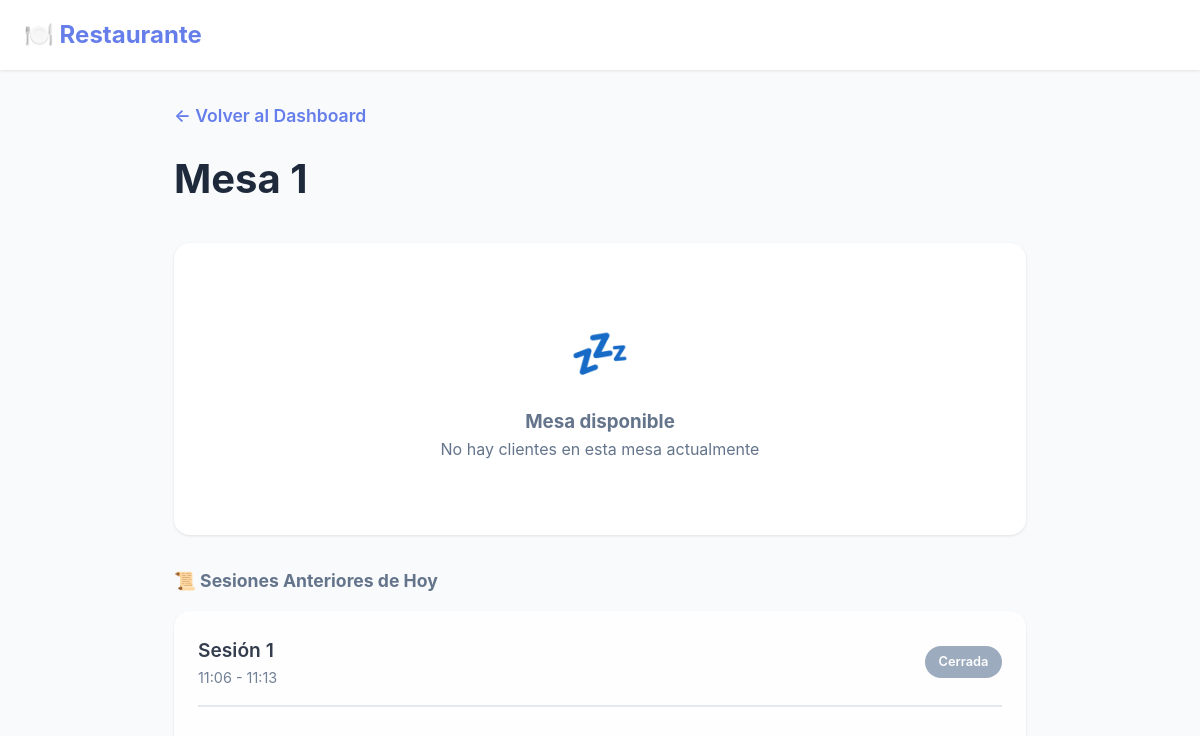
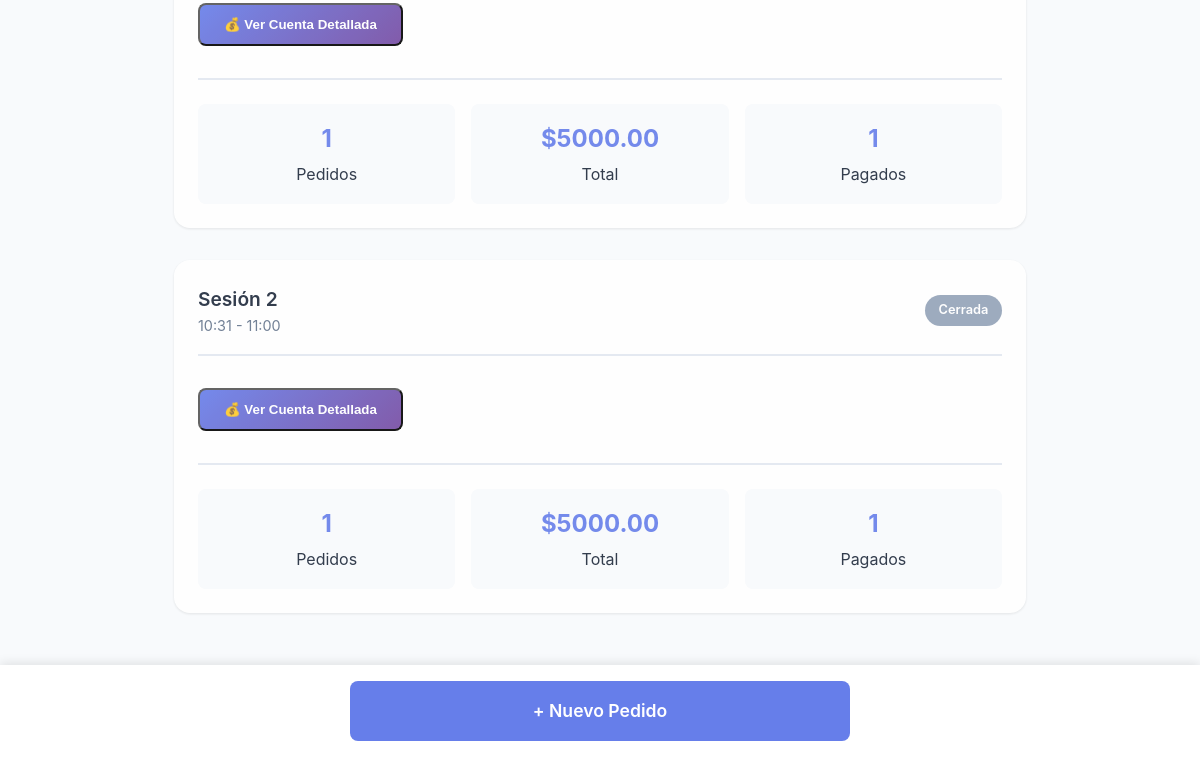
The app's page /mesa/1 (signed in), older data (2 pictures, top to bottom).
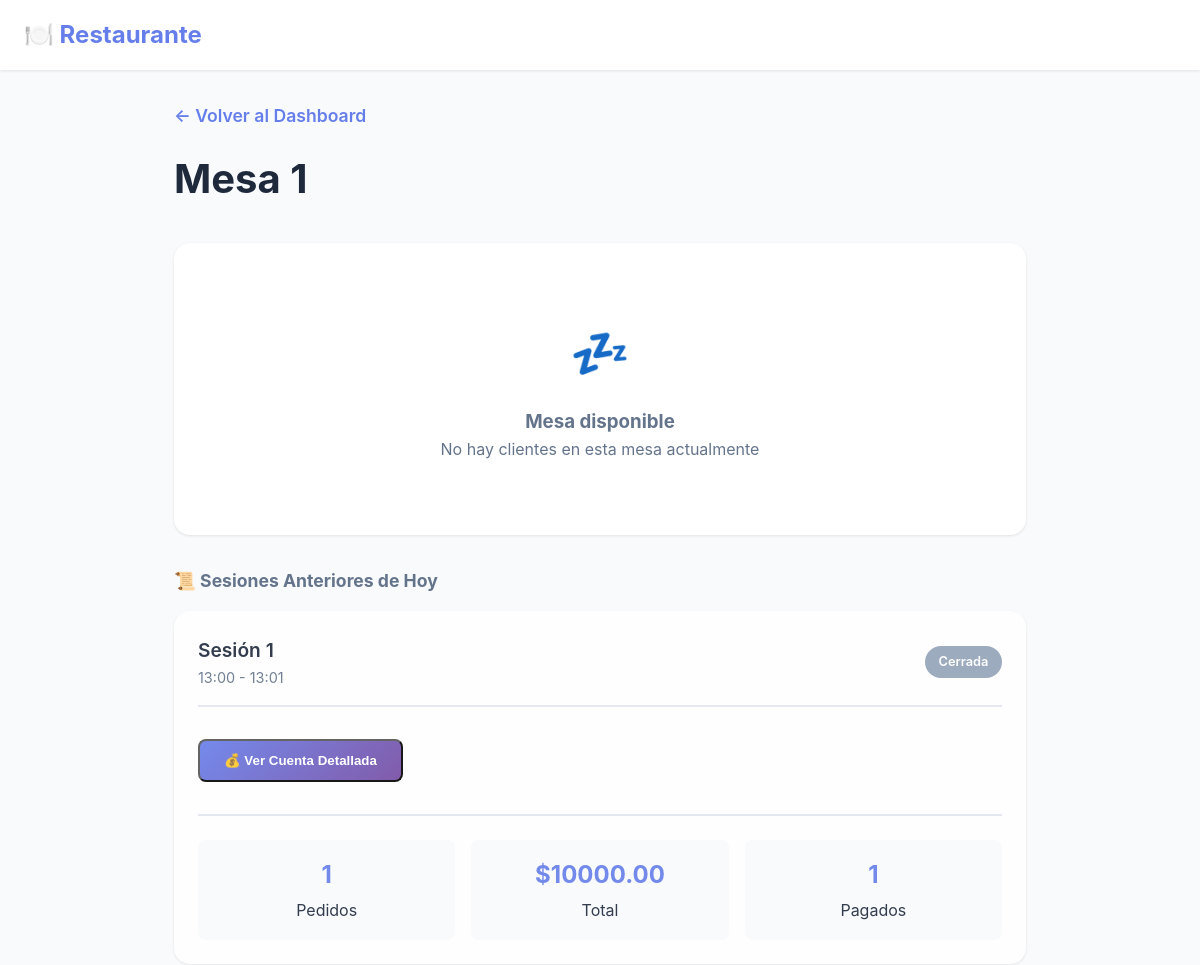
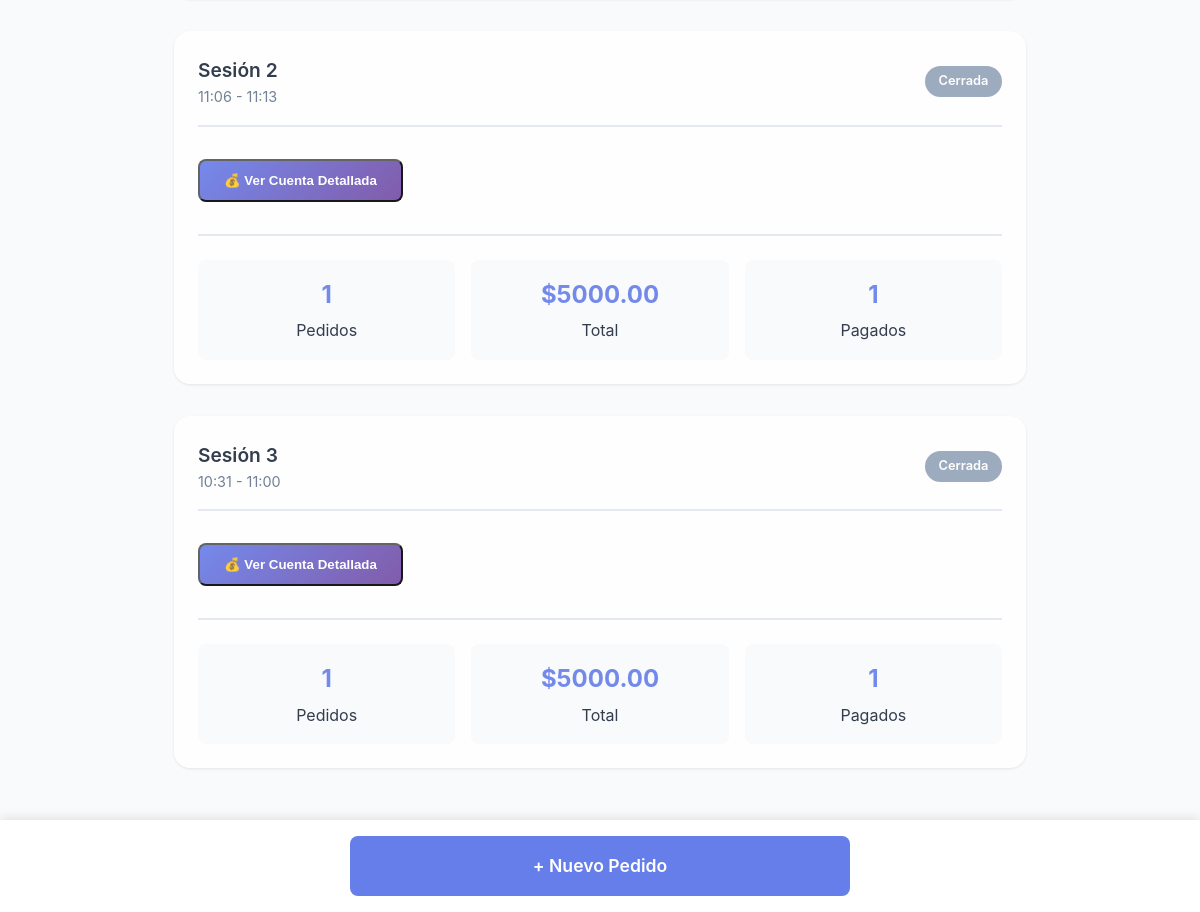
The same page, newer data (2 pictures, top to bottom).
### app.py (models this page shows)
class Mesa(db.Model):
    id = db.Column(db.Integer, primary_key=True)
    numero = db.Column(db.Integer, nullable=False, unique=True)
    capacidad = db.Column(db.Integer, default=4)
    activa = db.Column(db.Boolean, default=True)

class Sesion(db.Model):
    id = db.Column(db.Integer, primary_key=True)
    mesa_id = db.Column(db.Integer, db.ForeignKey('mesa.id'), nullable=False)
    fecha_inicio = db.Column(db.DateTime, default=datetime.now)
    fecha_fin = db.Column(db.DateTime, nullable=True)
    total = db.Column(db.Float, default=0)  # NUEVO CAMPO para guardar el total
    activa = db.Column(db.Boolean, default=True)
    mesa = db.relationship('Mesa', backref='sesiones')
    pedidos = db.relationship('Pedido', backref='sesion', lazy=True)

### app.py (the view, shortened to what this page needs)
@app.route("/mesa/<int:mesa_id>")
@login_required
def ver_mesa(mesa_id):
    mesa = Mesa.query.get_or_404(mesa_id)
    sesion_activa = Sesion.query.filter_by(
        mesa_id=mesa_id,
        activa=True
    ).first()
    pedidos_actuales = []
    totales_sesion_activa = {
        'total_general': 0,
        'total_pagado': 0,
        'total_pendiente': 0
    }
    hoy = datetime.now().date()
    sesiones_anteriores = Sesion.query.filter(
        Sesion.mesa_id == mesa_id,
        Sesion.activa == False,
        db.func.date(Sesion.fecha_inicio) == hoy
    ).order_by(Sesion.fecha_inicio.desc()).all()
    sesiones_con_totales = []
    for sesion in sesiones_anteriores:
        total_sesion = 0
        total_pagado_sesion = 0
        total_pendiente_sesion = 0
        for pedido in sesion.pedidos:
            subtotal = pedido.cantidad * pedido.precio_unitario
            total_sesion += subtotal
            if pedido.pagado:
                total_pagado_sesion += subtotal
            else:
                total_pendiente_sesion += subtotal
        sesiones_con_totales.append({
            'sesion': sesion,
            'total_general': total_sesion,
            'total_pagado': total_pagado_sesion,
            'total_pendiente': total_pendiente_sesion
        })
    return render_template("ver_mesa.html",
                         mesa=mesa,
                         pedidos=pedidos_actuales,
                         sesion_activa=sesion_activa,
                         totales_sesion_activa=totales_sesion_activa,
                         sesiones_anteriores=sesiones_con_totales,
                         current_user=current_user)

### app.py (called while the page is built)
@login_manager.user_loader
def load_user(user_id):
    return Usuario.query.get(int(user_id))

### templates/ver_mesa.html (shortened to what this page needs)
<!DOCTYPE html>
<html lang="es">
<head>
</head>
<body>
    <nav class="navbar">
        <div class="nav-container">
            <div class="nav-brand">🍽️ Restaurante</div>
        </div>
    </nav>
    <div class="container">
        <div class="page-header">
            <a href="{{ url_for('dashboard') }}" class="btn-back">← Volver al Dashboard</a>
            <h1>Mesa {{ mesa.numero }}</h1>
        </div>
        {% if sesion_activa %}
        <div class="sesion-container">
            <div class="sesion-header">
                <div>
                    <div class="sesion-titulo">🟢 Sesión Activa</div>
                    <div class="sesion-tiempo">Desde: {{ sesion_activa.fecha_inicio.strftime('%H:%M') }}</div>
                </div>
                <span class="sesion-badge">Activa</span>
            </div>
            {% if pedidos %}
            <div class="pedidos-detalle">
                {% for pedido in pedidos %}
                <div class="pedido-card {% if pedido.pagado %}pedido-pagado{% endif %}">
                    <div class="pedido-header">
                        <div>
                            <h3>{{ pedido.cantidad }}x {{ pedido.producto }}</h3>
                            <p class="pedido-hora">⏰ {{ pedido.fecha.strftime('%H:%M') }} - 👤 {{ pedido.mesero.nombre }}</p>
                        </div>
                        <div class="pedido-badges">
                            <span class="estado-badge estado-{{ pedido.estado }}">{{ pedido.estado }}</span>
                            {% if pedido.pagado %}
                            <span class="badge badge-success">Pagado ✓</span>
                            {% else %}
                            <span class="badge badge-warning">Sin pagar</span>
                            {% endif %}
                        </div>
                    </div>
                    {% if pedido.notas %}
                    <div class="pedido-notas">
                        <strong>📝 Notas:</strong> {{ pedido.notas }}
                    </div>
                    {% endif %}
                    <div class="pedido-actions">
                        {% if not pedido.pagado %}
                        <a href="{{ url_for('marcar_pagado', pedido_id=pedido.id) }}"
                           class="btn btn-success btn-xs"
                           onclick="return confirm('¿Marcar como pagado?')">💰 Pagar</a>
                        {% endif %}
                        {% if pedido.estado == 'pendiente' %}
                        <a href="{{ url_for('actualizar_estado', pedido_id=pedido.id, estado='preparando') }}"
                           class="btn btn-warning btn-xs">⏳ Preparando</a>
                        {% elif pedido.estado == 'preparando' %}
                        <a href="{{ url_for('actualizar_estado', pedido_id=pedido.id, estado='listo') }}"
                           class="btn btn-info btn-xs">✓ Listo</a>
                        {% elif pedido.estado == 'listo' %}
                        <a href="{{ url_for('actualizar_estado', pedido_id=pedido.id, estado='entregado') }}"
                           class="btn btn-primary btn-xs">✓ Entregado</a>
                        {% endif %}
                    </div>
                </div>
                {% endfor %}
            </div>
            <button class="btn-ver-cuenta" onclick="abrirModalCuenta('sesion_activa')">
                💰 Ver Cuenta Detallada
            </button>
            <div class="mesa-summary">
                <div class="summary-item">
                    <strong>{{ pedidos|length }}</strong>
                    <span>Total Pedidos</span>
                </div>
                <div class="summary-item">
                    <strong>{{ pedidos|selectattr('pagado', 'equalto', False)|list|length }}</strong>
                    <span>Por Pagar</span>
                </div>
                <div class="summary-item">
                    <strong>{{ pedidos|selectattr('estado', 'equalto', 'entregado')|list|length }}</strong>
                    <span>Entregados</span>
                </div>
            </div>
            {% else %}
            <div class="empty-state">
                <div class="empty-icon">🍽️</div>
                <p>Sin pedidos aún en esta sesión</p>
            </div>
            {% endif %}
        </div>
        <div id="modal_sesion_activa" class="modal">
            <div class="modal-content">
                <div class="modal-header">
                    <h2>💰 Cuenta Detallada - Sesión Activa</h2>
                    <button class="close" onclick="cerrarModal('sesion_activa')">&times;</button>
                </div>
                <div class="modal-body">
                    <table class="cuenta-tabla">
                        <thead>
                            <tr>
                                <th class="producto-col">Producto</th>
                                <th class="cantidad-col">Cant.</th>
                                <th class="precio-col">Precio Unit.</th>
                                <th class="subtotal-col">Subtotal</th>
                            </tr>
                        </thead>
                        <tbody>
                            {% for pedido in pedidos %}
                            <tr>
                                <td class="producto-col">
                                    {{ pedido.producto }}
                                    <span class="estado-pago-badge {% if pedido.pagado %}pagado{% else %}pendiente{% endif %}">
                                        {% if pedido.pagado %}✓ Pagado{% else %}⏳ Pendiente{% endif %}
                                    </span>
                                </td>
                                <td class="cantidad-col">{{ pedido.cantidad }}</td>
                                <td class="precio-col">${{ "%.2f"|format(pedido.precio_unitario) }}</td>
                                <td class="subtotal-col">${{ "%.2f"|format(pedido.cantidad * pedido.precio_unitario) }}</td>
                            </tr>
                            {% endfor %}
                        </tbody>
                    </table>
                    <div class="totales-resumen">
                        <div class="total-row pagado">
                            <span class="label">💚 Total Pagado:</span>
                            <span class="value">${{ "%.2f"|format(totales_sesion_activa.total_pagado) }}</span>
                        </div>
                        <div class="total-row pendiente">
                            <span class="label">⏳ Total Pendiente:</span>
                            <span class="value">${{ "%.2f"|format(totales_sesion_activa.total_pendiente) }}</span>
                        </div>
                        <div class="total-row final">
                            <span class="label">💰 TOTAL GENERAL:</span>
                            <span class="value">${{ "%.2f"|format(totales_sesion_activa.total_general) }}</span>
                        </div>
                    </div>
                </div>
            </div>
        </div>
        {% else %}
        <div class="sesion-container">
            <div class="empty-state">
                <div class="empty-icon">💤</div>
                <h3>Mesa disponible</h3>
                <p>No hay clientes en esta mesa actualmente</p>
            </div>
        </div>
        {% endif %}
        {% if sesiones_anteriores %}
        <div class="sesiones-anteriores">
            <h3>📜 Sesiones Anteriores de Hoy</h3>
            {% for item in sesiones_anteriores %}
            <div class="sesion-container" style="opacity: 0.9;">
                <div class="sesion-header">
                    <div>
                        <div class="sesion-titulo">Sesión {{ loop.index }}</div>
                        <div class="sesion-tiempo">
                            {{ item.sesion.fecha_inicio.strftime('%H:%M') }} - {{ item.sesion.fecha_fin.strftime('%H:%M') if item.sesion.fecha_fin else 'Ahora' }}
                        </div>
                    </div>
                    <span class="sesion-badge cerrada">Cerrada</span>
                </div>
                <button class="btn-ver-cuenta" onclick="abrirModalCuenta('sesion_{{ loop.index0 }}')">
                    💰 Ver Cuenta Detallada
                </button>
                <div class="mesa-summary">
                    <div class="summary-item">
                        <strong>{{ item.sesion.pedidos|length }}</strong>
                        <span>Pedidos</span>
                    </div>
                    <div class="summary-item">
                        <strong>${{ "%.2f"|format(item.total_general) }}</strong>
                        <span>Total</span>
                    </div>
                    <div class="summary-item">
                        <strong>{{ item.sesion.pedidos|selectattr('pagado', 'equalto', True)|list|length }}</strong>
                        <span>Pagados</span>
                    </div>
                </div>
            </div>
            {% endfor %}
        </div>
        {% endif %}
    </div>
    <div class="mesa-actions-fixed">
        <a href="{{ url_for('nuevo_pedido', mesa_id=mesa.id) }}" class="btn btn-primary">+ Nuevo Pedido</a>
    </div>
</body>
</html>

### templates/ver_mesa.html (style rules this page uses)
* { margin: 0; padding: 0; box-sizing: border-box; }
body { font-family: -apple-system, BlinkMacSystemFont, 'Segoe UI', Roboto, Oxygen, Ubuntu, Cantarell, sans-serif; background: #f8fafc; color: #1e293b; line-height: 1.6; padding-bottom: 5rem; }
.navbar { background: white; box-shadow: 0 1px 3px rgba(0,0,0,0.1); position: sticky; top: 0; z-index: 1000; }
.nav-container { max-width: 1400px; margin: 0 auto; padding: 1rem 1.5rem; display: flex; justify-content: space-between; align-items: center; }
.nav-brand { font-size: 1.5rem; font-weight: bold; color: #667eea; }
.container { max-width: 900px; margin: 0 auto; padding: 2rem 1.5rem; }
.page-header { margin-bottom: 2rem; }
.btn-back { display: inline-block; margin-bottom: 1rem; color: #667eea; text-decoration: none; font-weight: 600; font-size: 1.1rem; }
.page-header h1 { font-size: 2.5rem; color: #1e293b; }
.sesion-container { margin-bottom: 2rem; padding: 1.5rem; background: white; border-radius: 1rem; box-shadow: 0 1px 3px rgba(0,0,0,0.1); }
.sesion-header { display: flex; justify-content: space-between; align-items: center; margin-bottom: 1rem; padding-bottom: 1rem; border-bottom: 2px solid #e2e8f0; }
.sesion-titulo { font-size: 1.2rem; font-weight: 600; color: #1e293b; }
.sesion-tiempo { font-size: 0.9rem; color: #64748b; }
.sesion-badge { padding: 0.35rem 0.85rem; border-radius: 1rem; font-size: 0.8rem; font-weight: 600; background: #10b981; color: white; }
.sesion-badge.cerrada { background: #94a3b8; }
.sesiones-anteriores { margin-top: 2rem; }
.sesiones-anteriores h3 { color: #64748b; font-size: 1.1rem; margin-bottom: 1rem; }
.btn { padding: 0.5rem 1rem; border: none; border-radius: 0.5rem; font-size: 0.85rem; font-weight: 600; text-decoration: none; text-align: center; cursor: pointer; transition: all 0.3s; display: inline-block; }
.btn-primary { background: #667eea; color: white; }
.mesa-summary { margin-top: 2rem; padding-top: 1.5rem; border-top: 2px solid #e2e8f0; display: grid; grid-template-columns: repeat(auto-fit, minmax(150px, 1fr)); gap: 1rem; }
.summary-item { text-align: center; padding: 1rem; background: #f8fafc; border-radius: 0.5rem; }
.summary-item strong { display: block; font-size: 1.5rem; color: #667eea; margin-bottom: 0.25rem; }
.mesa-actions-fixed { position: fixed; bottom: 0; left: 0; right: 0; background: white; box-shadow: 0 -2px 10px rgba(0,0,0,0.1); padding: 1rem; z-index: 100; }
.mesa-actions-fixed .btn { width: 100%; max-width: 500px; margin: 0 auto; display: block; padding: 1rem 2rem; font-size: 1.1rem; }
.empty-state { text-align: center; padding: 3rem 1rem; color: #64748b; }
.empty-icon { font-size: 3rem; margin-bottom: 1rem; }
.btn-ver-cuenta { background: linear-gradient(135deg, #667eea 0%, #764ba2 100%); color: white; padding: 0.75rem 1.5rem; border-radius: 0.5rem; font-weight: 600; margin-top: 1rem; display: inline-block; text-decoration: none; cursor: pointer; transition: transform 0.3s, box-shadow 0.3s; }

Row changes from the older to the newer data that the page shows:
added Sesion: sesion.fecha_inicio "13:00", sesion.fecha_fin "13:01"
Text that changed along with them:
new list line: "Sesión 1 - Cerrada 💰 Ver Cuenta Detallada 1 Pedidos $ 10000.00 Total 1 Pagados"
